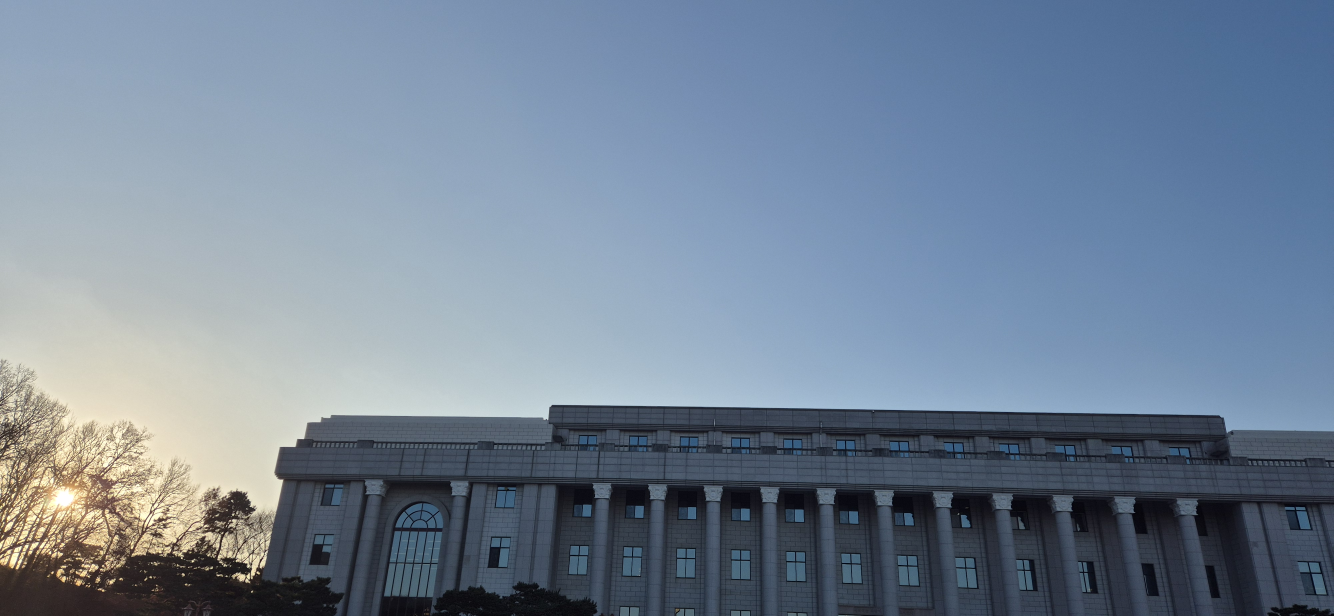
#> input picture images/testimg1.jpg, 4000 x 1848 px (shown at 1/3 size); its folder holds 4 pictures in this run
$ python Execute.py
#> lines starting #> are read from the running program, lines starting #| are printed output that depends on the picture
import os
import numpy as np
import matplotlib.pyplot as plt
from PIL import Image
from scipy.ndimage import maximum_filter

# ==========================================
# 1. 설정 및 기본 함수
# ==========================================
IMG_DIR = "./images"
RESIZE_FACTOR = 0.3
np.random.seed(42)

def gaussian_kernel(size=5, sigma=1.0):
    ax = np.arange(-size // 2 + 1., size // 2 + 1.)
    xx, yy = np.meshgrid(ax, ax)
    kernel = np.exp(-(xx**2 + yy**2) / (2. * sigma**2))
    return kernel / np.sum(kernel)

def convolve2d_fast(img, kernel):
    kh, kw = kernel.shape
    pad_h, pad_w = kh // 2, kw // 2
    padded = np.pad(img, ((pad_h, pad_h), (pad_w, pad_w)), mode='edge')
    shape = (img.shape[0], img.shape[1], kh, kw)
    strides = (padded.strides[0], padded.strides[1], padded.strides[0], padded.strides[1])
    windows = np.lib.stride_tricks.as_strided(padded, shape=shape, strides=strides)
    return np.einsum('ijkl,kl->ij', windows, kernel)

def nms_2d(R, size=7):
    R_max = maximum_filter(R, size=size)
    return (R == R_max) & (R > 0)

# 노이즈 제거를 위한 Adaptive Threshold
def local_percentile_threshold(R, percentile=99.5, grid_rows=4, grid_cols=6):
    H, W = R.shape
    R_th = np.zeros_like(R)
    h_step = H // grid_rows
    w_step = W // grid_cols

    global_noise_floor = np.mean(R[R > 0]) * 0.1

    for i in range(grid_rows):
        for j in range(grid_cols):
            y0, y1 = i*h_step, (i+1)*h_step
            x0, x1 = j*w_step, (j+1)*w_step
            block = R[y0:y1, x0:x1]
            valid = (block > global_noise_floor)
            block_pos = block[valid]

            if len(block_pos) == 0: continue

            thr = np.percentile(block_pos, percentile)
            mask = valid & (block > thr)
            R_th[y0:y1, x0:x1][mask] = block[mask]
    return R_th

def extract_patches(img, corners, patch_size=15):
    r = patch_size // 2
    H, W = img.shape
    patches = []
    valid_xy = []  # 살아남은 좌표를 담을 리스트

    for (x, y) in corners:
        # 외곽 경계 체크
        if x-r < 0 or x+r >= W or y-r < 0 or y+r >= H:
            continue

        patches.append(img[y-r:y+r+1, x-r:x+r+1])
        valid_xy.append((x, y))  # 패치를 담을 때 좌표도 같이 담음

    return patches, valid_xy

def harris_corners_and_patches(img_gray, patch_size=15, percentile=99.0, nms_size=5):
    img = convolve2d_fast(img_gray, gaussian_kernel(5, 1.0))
    Ix = np.zeros_like(img); Iy = np.zeros_like(img)
    Ix[:, 1:-1] = img[:, 2:] - img[:, :-2]
    Iy[1:-1, :] = img[2:, :] - img[:-2, :]

    Ixx = Ix**2; Iyy = Iy**2; Ixy = Ix*Iy
    k_st = gaussian_kernel(5, 1.5)
    Sxx = convolve2d_fast(Ixx, k_st); Syy = convolve2d_fast(Iyy, k_st); Sxy = convolve2d_fast(Ixy, k_st)

    k = 0.04
    R = (Sxx*Syy - Sxy**2) - k*(Sxx + Syy)**2

    R_th = local_percentile_threshold(R, percentile=percentile)
    corners_mask = nms_2d(R_th, size=nms_size)
    ys, xs = np.where(corners_mask)
    corners = list(zip(xs, ys))

    return extract_patches(img, corners, patch_size)

# ==========================================
# 2. 매칭 및 RANSAC (Step 3 & 4)
# ==========================================
def normalize_patch(p):
    v = p.astype(np.float32).ravel()
    v -= v.mean()
    n = np.linalg.norm(v)
    if n < 1e-6: return None
    return v / n

def patches_to_descriptors_aligned(patches, corners):
    valid_descs = []
    valid_corners = []

    for p, c in zip(patches, corners):
        d = normalize_patch(p)
        if d is not None:
            valid_descs.append(d)
            valid_corners.append(c)

    return np.array(valid_descs), valid_corners

def ssd_all_to_all(P1, P2):
    a2 = np.sum(P1*P1, axis=1, keepdims=True)
    b2 = np.sum(P2*P2, axis=1, keepdims=True).T
    ab = P1 @ P2.T
    return a2 + b2 - 2*ab

def match_patches_ssd(descs1, descs2, ratio_thr=0.88):
    D = ssd_all_to_all(descs1, descs2)
    matches = []
    for i in range(D.shape[0]):
        idx = np.argsort(D[i])
        j1, j2 = idx[0], idx[1]
        if D[i, j1] / (D[i, j2] + 1e-12) < ratio_thr:
            matches.append((i, j1))
    return matches

def matches_to_points(matches, corners1, corners2):
    pts1, pts2 = [], []
    for i, j in matches:
        pts1.append(corners1[i])
        pts2.append(corners2[j])
    return np.array(pts1), np.array(pts2)

def compute_homography(p0, p1):
    A = []
    for (x, y), (xp, yp) in zip(p0, p1):
        A.append([-x, -y, -1,  0,  0,  0, x*xp, y*xp, xp])
        A.append([ 0,  0,  0, -x, -y, -1, x*yp, y*yp, yp])
    A = np.array(A)

    # [안전장치] SVD 수렴 실패 방지
    try:
        _, _, Vt = np.linalg.svd(A)
    except np.linalg.LinAlgError:
        return np.eye(3)

    H = Vt[-1].reshape(3, 3)
    return H / H[2, 2]


def reprojection_error(H, p0, p1):
    p0_h = np.hstack([p0, np.ones((len(p0), 1))])
    p1_proj = (H @ p0_h.T).T

    # 0으로 나누기 방지
    w = p1_proj[:, 2:3]
    w[np.abs(w) < 1e-10] = 1e-10
    p1_proj /= w
    p1_proj[:, :2] = np.clip(p1_proj[:, :2], -100000, 100000)

    return np.linalg.norm(p1_proj[:, :2] - p1, axis=1)

def ransac_homography(pts0, pts1, num_iter=5000, threshold=4.0):
    best_inliers_mask = None
    best_H = None
    max_inlier_count = 0
    N = len(pts0)
    if N < 4: return None, None

    for _ in range(num_iter):
        idx = np.random.choice(N, 4, replace=False)
        H = compute_homography(pts0[idx], pts1[idx])

        # H가 비정상이면 건너뜀
        if np.any(np.isnan(H)) or np.any(np.isinf(H)): continue

        errors = reprojection_error(H, pts0, pts1)
        inliers_mask = errors < threshold
        count = np.sum(inliers_mask)

        if count > max_inlier_count:
            max_inlier_count = count
            best_inliers_mask = inliers_mask
            best_H = H

    return best_H, best_inliers_mask

# ==========================================
# 3. 워핑 및 블렌딩 유틸리티
# ==========================================
def warp_perspective_safe(img, H_mat, out_shape):
    out_H, out_W = out_shape
    if out_H * out_W > 500000000: # 메모리 ovf 방지
        print(f"[Critical Warning] Canvas too huge ({out_W}x{out_H}). Skipping.")
        return np.zeros((out_H, out_W), dtype=np.float32)

    H_inv = np.linalg.inv(H_mat)
    xs = np.arange(out_W, dtype=np.float32)
    ys = np.arange(out_H, dtype=np.float32)
    xx, yy = np.meshgrid(xs, ys)

    w_vec = H_inv[2, 0] * xx + H_inv[2, 1] * yy + H_inv[2, 2]
    w_safe = w_vec.copy()
    w_safe[np.abs(w_safe) < 1e-5] = 1.0

    src_x = (H_inv[0, 0] * xx + H_inv[0, 1] * yy + H_inv[0, 2]) / w_safe
    src_y = (H_inv[1, 0] * xx + H_inv[1, 1] * yy + H_inv[1, 2]) / w_safe

    # NaN / Inf 방지
    invalid_mask = np.isnan(src_x) | np.isinf(src_x) | np.isnan(src_y) | np.isinf(src_y)
    src_x[invalid_mask] = 0
    src_y[invalid_mask] = 0

    h, w = img.shape
    mask = (src_x >= 0) & (src_x < w - 1) & (src_y >= 0) & (src_y < h - 1) & (np.abs(w_vec) > 1e-5) & (~invalid_mask)

    warped = np.zeros((out_H, out_W), dtype=np.float32)

    x0 = np.clip(np.floor(src_x).astype(np.int32), 0, w - 1)
    x1 = np.clip(x0 + 1, 0, w - 1)
    y0 = np.clip(np.floor(src_y).astype(np.int32), 0, h - 1)
    y1 = np.clip(y0 + 1, 0, h - 1)

    Ia = img[y0, x0]; Ib = img[y1, x0]
    Ic = img[y0, x1]; Id = img[y1, x1]

    wa = (x1 - src_x) * (y1 - src_y)
    wb = (x1 - src_x) * (src_y - y0)
    wc = (src_x - x0) * (y1 - src_y)
    wd = (src_x - x0) * (src_y - y0)

    warped[mask] = (wa*Ia + wb*Ib + wc*Ic + wd*Id)[mask]
    return warped

def create_weight_mask(h, w):
    Y, X = np.indices((h, w))
    dist_x = np.minimum(X, w - 1 - X)
    dist_y = np.minimum(Y, h - 1 - Y)
    weight = np.minimum(dist_x, dist_y).astype(np.float32)
    return weight / (weight.max() + 1e-5)

# ==========================================
# 4. 메인 실행
# ==========================================
print(f"=== Final Stitching (Resize: {RESIZE_FACTOR}) ===")

all_files = sorted([f for f in os.listdir(IMG_DIR) if f.lower().endswith((".jpg", ".png"))])
img_files = all_files[1:10]

images_gray = []

print("Loading images...")
for fname in img_files:
    img = Image.open(os.path.join(IMG_DIR, fname)).convert("RGB")
#> img is the input picture: PIL image 4000x1848 RGB; mean R, G, B 115.3, 131.3, 150.2

    # 리사이즈
    if RESIZE_FACTOR != 1.0:
        new_w = int(img.width * RESIZE_FACTOR)
        new_h = int(img.height * RESIZE_FACTOR)
        img = img.resize((new_w, new_h), Image.Resampling.LANCZOS)
#> img: PIL image 1200x554 RGB

    images_gray.append(np.array(img.convert("L"), dtype=np.float32))
#> pass 2 of the loop `for fname in img_files:`:
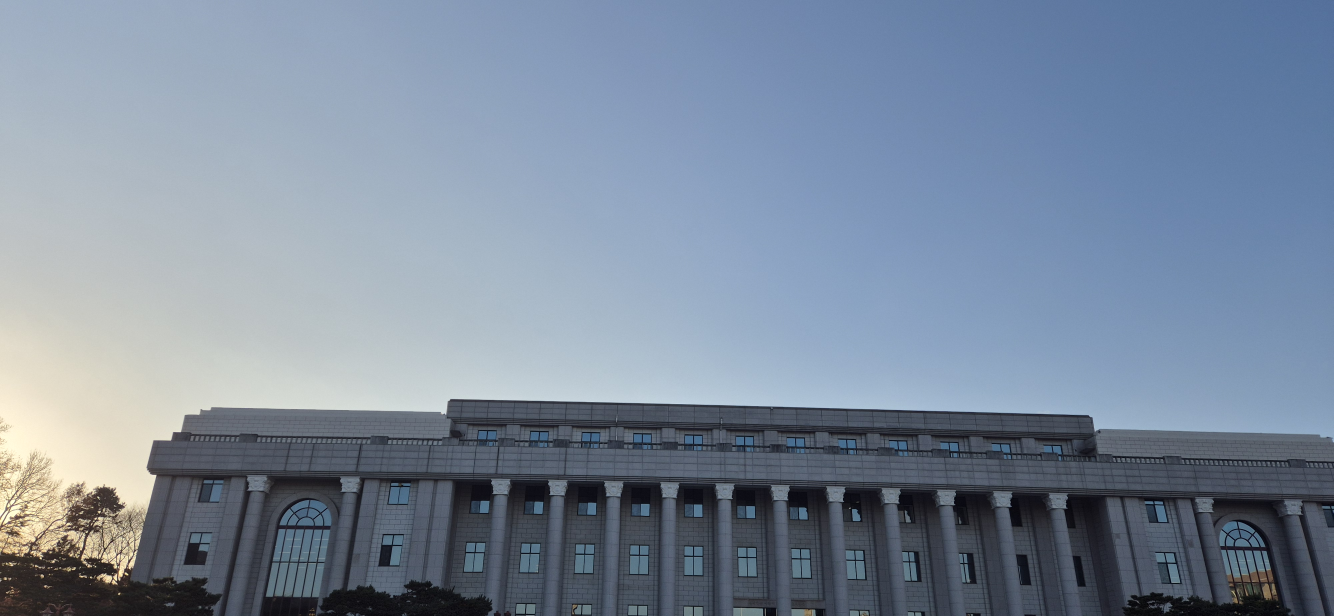
#> input picture images/testimg2.jpg, 4000 x 1848 px (shown at 1/3 size)
#> img is the input picture: PIL image 4000x1848 RGB; mean R, G, B 123.2, 137.3, 155.8
#> `img = img.resize((new_w, new_h), Image.Resampling.LANCZOS)`:
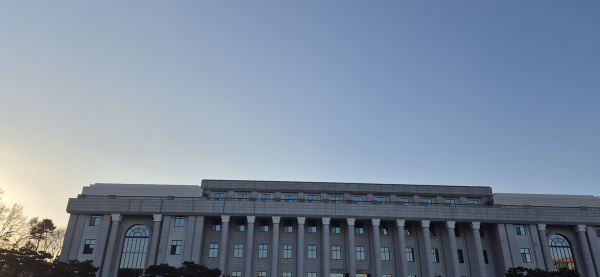
#> img: PIL image 1200x554 RGB (shown at 1/2 size); mean R, G, B 123.1, 137.3, 155.8
#> pass 3 of the loop `for fname in img_files:`:
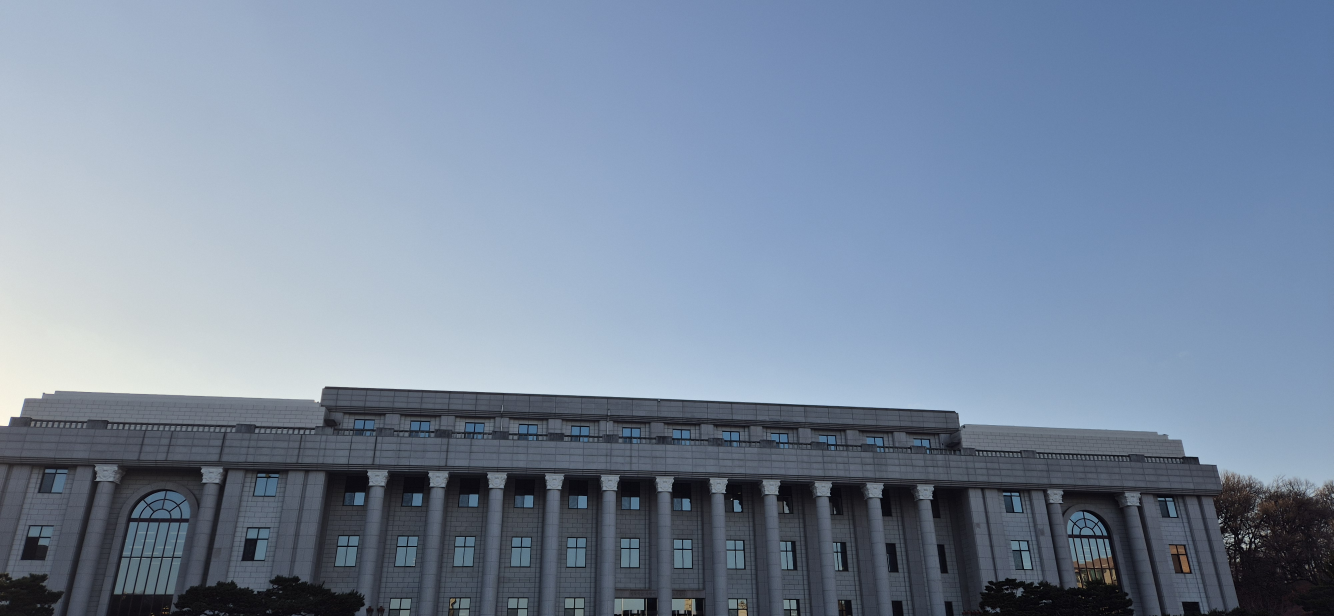
#> input picture images/testimg3.jpg, 4000 x 1848 px (shown at 1/3 size)
#> img is the input picture: PIL image 4000x1848 RGB; mean R, G, B 120.1, 135.8, 157.1
#> `img = img.resize((new_w, new_h), Image.Resampling.LANCZOS)`:
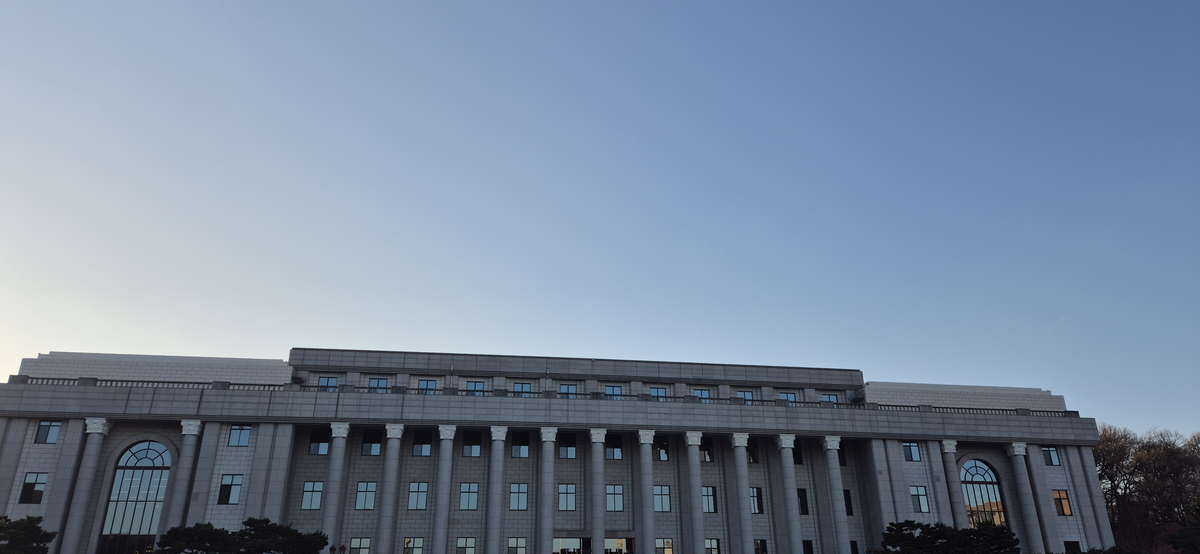
#> img: PIL image 1200x554 RGB; mean R, G, B 120.1, 135.8, 157.1

print(f"Loaded {len(images_gray)} images. Size: {images_gray[0].shape}")
#| Loaded 3 images. Size: (554, 1200)

# (2) 이웃한 이미지 간 호모그래피 계산
H_neighbors = [None] * (len(images_gray) - 1)
#> H_neighbors = 2 items

print("\n[Step 1] Computing Pairwise Homographies...")
for i in range(len(images_gray) - 1):
    img1 = images_gray[i]
    img2 = images_gray[i+1]

    p1, c1 = harris_corners_and_patches(img1, patch_size=15, percentile=99.0)
    p2, c2 = harris_corners_and_patches(img2, patch_size=15, percentile=99.0)

    d1, vc1 = patches_to_descriptors_aligned(p1, c1)
    d2, vc2 = patches_to_descriptors_aligned(p2, c2)

    matches = match_patches_ssd(d2, d1, ratio_thr=0.88)

    pts_src, pts_dst = matches_to_points(matches, vc2, vc1)

    H, inliers = ransac_homography(pts_src, pts_dst, threshold=4.0)

    if inliers is not None:
        real_inliers = np.sum(inliers)
        if real_inliers < 10:
             print(f"  Match {i}-{i+1}: {real_inliers} inliers")
             H_neighbors[i] = np.eye(3)
        else:
             print(f"  Match {i}-{i+1}: ({real_inliers}/{len(matches)} inliers)")
             H_neighbors[i] = H
    else:
        print(f"  Match {i}-{i+1}: FAILED -> Using Identity")
        H_neighbors[i] = np.eye(3)
#> this loop made 2 passes
#> (printed output is left out)
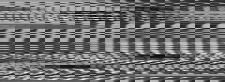
#> d2: shape (82, 225) float32; min -0.158, max 0.2, mean 1.37e-09; drawn with min black and max white
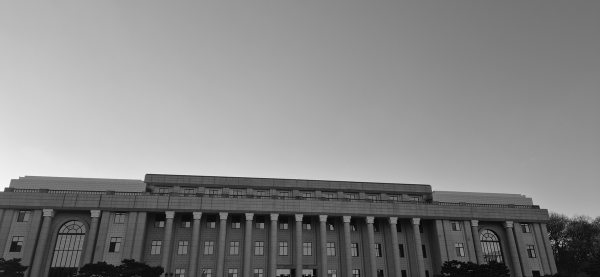
#> img2: shape (554, 1200) float32 (shown at 1/2 size); min 0, max 253, mean 133.5

# (3) Global Homography 계산 (가운데 이미지 기준)
print("\n[Step 2] Calculating Global Homographies...")
center_idx = len(images_gray) // 2
H_global = [None] * len(images_gray)
H_global[center_idx] = np.eye(3)

for i in range(center_idx, len(images_gray) - 1):
    H_global[i+1] = H_global[i] @ H_neighbors[i]
#> this loop made 1 pass

for i in range(center_idx, 0, -1):
    H_inv = np.linalg.inv(H_neighbors[i-1])
    H_global[i-1] = H_global[i] @ H_inv

# (4) 캔버스 크기 계산 및 렌더링
print("\n[Step 3] Rendering Panorama...")
all_corners = []
valid_indices = []

for i in range(len(images_gray)):
    if H_global[i] is None: continue
    valid_indices.append(i)
    h, w = images_gray[i].shape
    corners = np.array([[0, 0], [w, 0], [w, h], [0, h]], dtype=np.float32).reshape(-1, 1, 2)
    corners_h = np.concatenate([corners.reshape(-1, 2), np.ones((4, 1))], axis=1)
    corners_proj = (H_global[i] @ corners_h.T).T

    div = corners_proj[:, 2:3]
    div[np.abs(div) < 1e-10] = 1.0
    corners_proj = corners_proj[:, :2] / div
    all_corners.append(corners_proj)
#> this loop made 3 passes

all_corners = np.vstack(all_corners)
x_min, y_min = np.min(all_corners, axis=0)
x_max, y_max = np.max(all_corners, axis=0)

PADDING = 100
canvas_w = int(np.ceil(x_max - x_min)) + (PADDING * 2)
canvas_h = int(np.ceil(y_max - y_min)) + (PADDING * 2)

print(f"Final Canvas Size: {canvas_w} x {canvas_h}")
#| Final Canvas Size: 1758 x 833

# 캔버스 크기가 너무 크면 중단
if canvas_w * canvas_h > 400000000:
    print("Canvas too large! Stopping to prevent crash.")
else:
    T_shift = np.array([[1, 0, -x_min + PADDING], [0, 1, -y_min + PADDING], [0, 0, 1]])

    panorama_num = np.zeros((canvas_h, canvas_w), dtype=np.float32)
    panorama_den = np.zeros((canvas_h, canvas_w), dtype=np.float32)

    for i in valid_indices:
        print(f"  Warping Image {i}...")
        H_final = T_shift @ H_global[i]

        warped_img = warp_perspective_safe(images_gray[i], H_final, (canvas_h, canvas_w))

        # 빈 이미지면 pass
        if np.max(warped_img) == 0: continue

        h_src, w_src = images_gray[i].shape
        weight_mask = create_weight_mask(h_src, w_src)
        warped_weight = warp_perspective_safe(weight_mask, H_final, (canvas_h, canvas_w))

        mask = warped_img > 0
        panorama_num[mask] += (warped_img * warped_weight)[mask]
        panorama_den[mask] += warped_weight[mask]
#> this loop made 3 passes
#> (printed output is left out)
#> pass 1, in warp_perspective_safe, `src_y = (H_inv[1, 0] * xx + H_inv[1, 1] * yy + H_inv[1, 2]) / w_safe`:
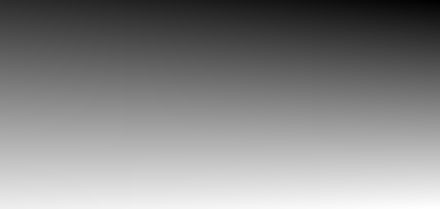
#> src_y: shape (833, 1758) float32 (shown at 1/4 size); min -253.5, max 715.1, mean 259.8; drawn with min black and max white
#> after the loop:
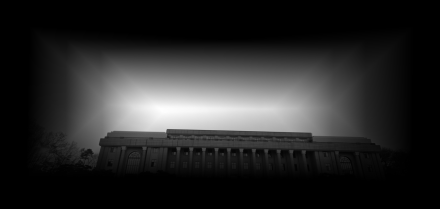
#> panorama_num: shape (833, 1758) float32 (shown at 1/4 size); min 0, max 550.3, mean 87.1; drawn with min black and max white
#> after the loop:
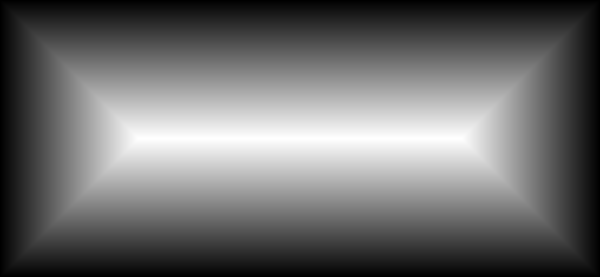
#> weight_mask: shape (554, 1200) float32 (shown at 1/2 size); min 0, max 1, mean 0.423

    # (6) 최종 결과 저장
    panorama_den[panorama_den < 1e-5] = 1.0
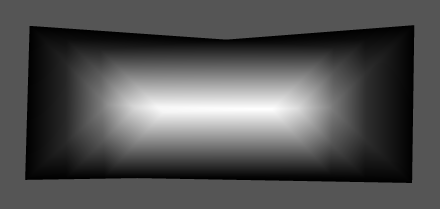
#> panorama_den: shape (833, 1758) float32 (shown at 1/4 size); min 1.04e-05, max 3, mean 0.974; drawn with min black and max white
    final_panorama = panorama_num / panorama_den
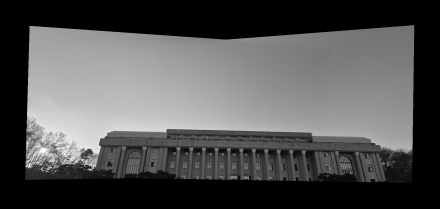
#> final_panorama: shape (833, 1758) float32 (shown at 1/4 size); min 0, max 255, mean 83.4
    final_panorama[panorama_num == 0] = 0

    save_path = "./results/final_panorama_generalization.png"
    os.makedirs("./results", exist_ok=True)
    Image.fromarray(np.clip(final_panorama, 0, 255).astype(np.uint8)).save(save_path)
    print(f"\nSaved successfully to: {save_path}")

    plt.figure(figsize=(20, 8))
    plt.imshow(final_panorama, cmap='gray')
    plt.axis('off')
    plt.title(f"Final Result (Resize={RESIZE_FACTOR})")
    plt.show()
